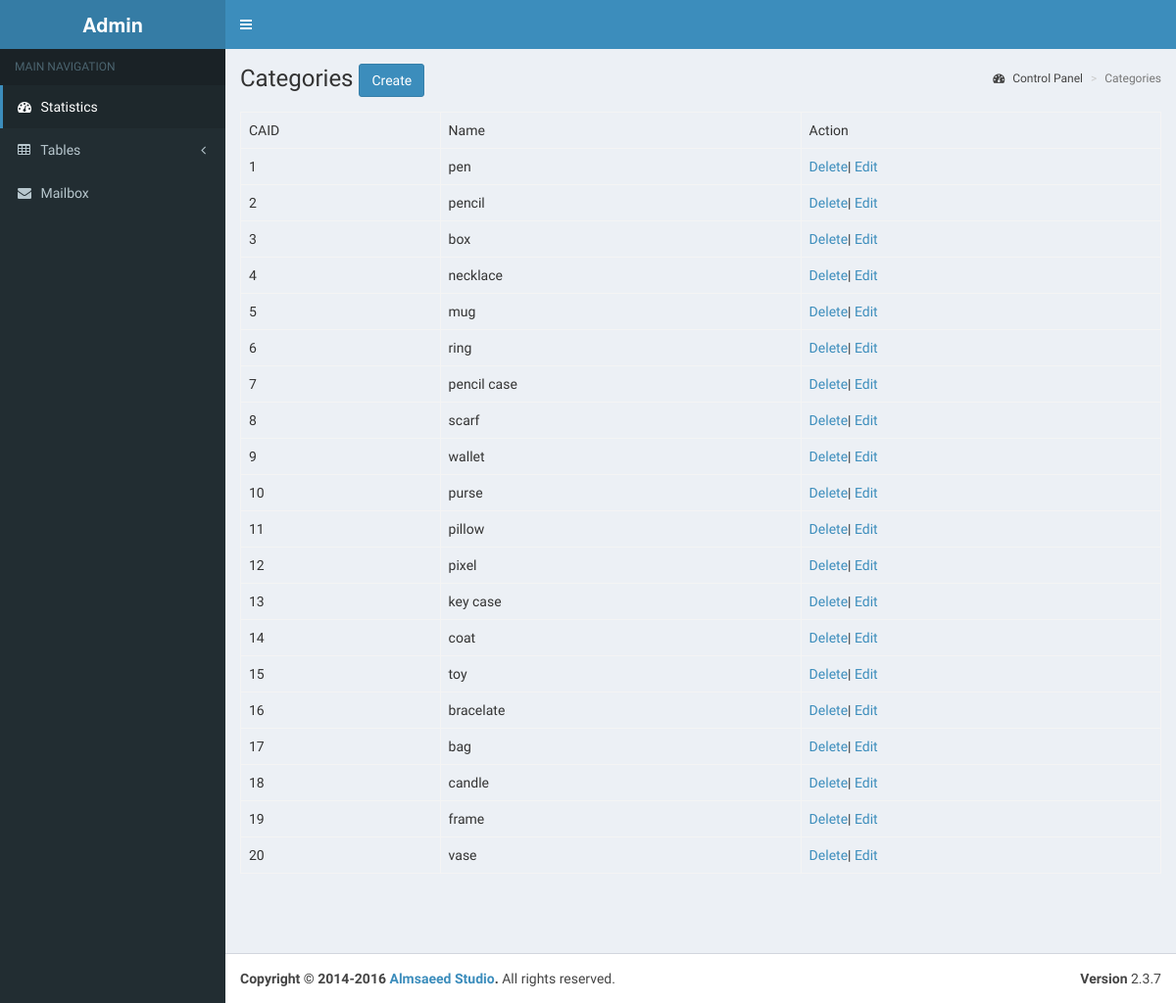
The app's page /admin/category_list.php with its own data.
### tables this page shows
CREATE TABLE category(CAID INT NOT NULL AUTO_INCREMENT,name nvarchar(50),PRIMARY KEY (CAID));

### admin/category_list.php (the view, shortened to what this page needs)
<?php
include 'header.php';
$categories=$dbh->query("select * from category;");
echo '
<div class="content-wrapper">
        <section class="content-header">
            <h1>
                Categories
                        <a href="category.php" class="btn btn-primary">Create</a>
            </h1>
            <ol class="breadcrumb">
                <li><a href="#"><i class="fa fa-dashboard"></i> Control Panel</a></li>
                <li class="active">Categories</li>
            </ol>
        </section>
    <section class="content">
    <table class="table table-bordered">
<tr>
      <td>CAID</td>
      <td>Name</td>
      <td>Action</td>
</tr>';
foreach ($categories as $c){
    echo'<tr>
        <td>'.$c["CAID"].'</td>
        <td>'.$c["name"].'</td>
        <td><a href="delete_category.php?CAID='.$c["CAID"].'" >Delete</a>|
        <a href="category.php?CAID='.$c["CAID"].'" >Edit</a></td>
    </tr>';
}
echo '</table>
</section>
  </div>';
 include 'footer.php';
?>

### admin/header.php (shortened to what this page needs)
<!DOCTYPE html>
<html>
<head>
    <link rel="stylesheet" href="bootstrap/css/bootstrap.min.css">
    <link rel="stylesheet" href="https://cdnjs.cloudflare.com/ajax/libs/font-awesome/4.5.0/css/font-awesome.min.css">
    <link rel="stylesheet" href="https://cdnjs.cloudflare.com/ajax/libs/ionicons/2.0.1/css/ionicons.min.css">
    <link rel="stylesheet" href="dist/css/AdminLTE.min.css">
    <link rel="stylesheet" href="dist/css/skins/_all-skins.min.css">
    <link rel="stylesheet" href="plugins/iCheck/flat/blue.css">
    <link rel="stylesheet" href="plugins/morris/morris.css">
    <link rel="stylesheet" href="plugins/jvectormap/jquery-jvectormap-1.2.2.css">
    <link rel="stylesheet" href="plugins/datepicker/datepicker3.css">
    <link rel="stylesheet" href="plugins/daterangepicker/daterangepicker.css">
    <link rel="stylesheet" href="plugins/bootstrap-wysihtml5/bootstrap3-wysihtml5.min.css">
</head>
<body class="hold-transition skin-blue sidebar-mini">
<div class="wrapper">
    <header class="main-header">
        <a href="index2.html" class="logo">
            <span class="logo-lg"><b>Admin</b></span>
        </a>
        <nav class="navbar navbar-static-top">
            <a href="#" class="sidebar-toggle" data-toggle="offcanvas" role="button">
            </a>
        </nav>
    </header>
    <aside class="main-sidebar">
        <section class="sidebar">
            <ul class="sidebar-menu">
                <li class="header">MAIN NAVIGATION</li>
                <li class="active treeview">
                    <a href="index.php">
                        <i class="fa fa-dashboard"></i> <span>Statistics</span>
                    </a>
                <li class="treeview">
                    <a href="#">
                        <i class="fa fa-table"></i> <span>Tables</span>
                        <span class="pull-right-container">
              <i class="fa fa-angle-left pull-right"></i>
            </span>
                    </a>
                </li>
                <li>
                    <a href="pages/mailbox/mailbox.html">
                        <i class="fa fa-envelope"></i> <span>Mailbox</span>
                    </a>
                </li>
            </ul>
        </section>
    </aside>

### admin/footer.php (shortened to what this page needs)
<footer class="main-footer">
    <div class="pull-right hidden-xs">
        <b>Version</b> 2.3.7
    </div>
    <strong>Copyright &copy; 2014-2016 <a href="http://almsaeedstudio.com">Almsaeed Studio</a>.</strong> All rights
    reserved.
</footer>
</div>
</body>
</html>

### records on screen
category: CAID "1", name "pen"
category: CAID "2", name "pencil"
category: CAID "3", name "box"
category: CAID "4", name "necklace"
category: CAID "5", name "mug"
category: CAID "6", name "ring"
category: CAID "7", name "pencil case"
category: CAID "8", name "scarf"
category: CAID "9", name "wallet"
category: CAID "10", name "purse"
category: CAID "11", name "pillow"
category: CAID "12", name "pixel"
category: CAID "13", name "key case"
category: CAID "14", name "coat"
category: CAID "15", name "toy"
category: CAID "16", name "bracelate"
category: CAID "17", name "bag"
category: CAID "18", name "candle"
category: CAID "19", name "frame"
category: CAID "20", name "vase"
